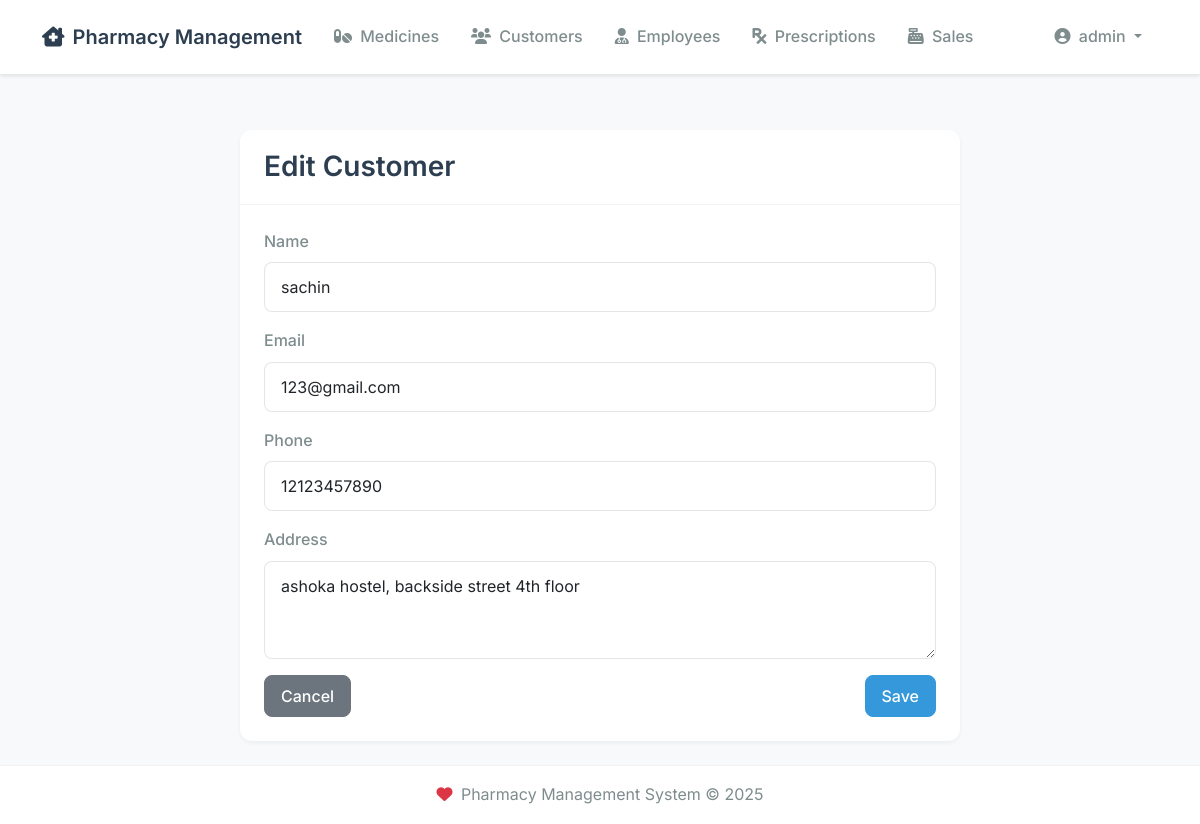
Page /customers/1/edit (signed in) on the committed database.
### models.py (models this page shows, shortened)
class User(UserMixin, db.Model):
    __tablename__ = 'user'
    id = db.Column(db.Integer, primary_key=True)
    username = db.Column(db.String(80), unique=True, nullable=False)
    email = db.Column(db.String(120), unique=True, nullable=False)
    password_hash = db.Column(db.String(128))
    is_admin = db.Column(db.Boolean, default=False)
    created_at = db.Column(db.DateTime, nullable=False, default=datetime.utcnow)
    updated_at = db.Column(db.DateTime, nullable=False, default=datetime.utcnow, onupdate=datetime.utcnow)

class Customer(db.Model):
    __tablename__ = 'customer'
    id = db.Column(db.Integer, primary_key=True)
    name = db.Column(db.String(100), nullable=False)
    email = db.Column(db.String(120), unique=True, nullable=False)
    phone = db.Column(db.String(20), nullable=False)
    address = db.Column(db.Text, nullable=False)
    created_at = db.Column(db.DateTime, nullable=False, default=datetime.utcnow)
    updated_at = db.Column(db.DateTime, nullable=False, default=datetime.utcnow, onupdate=datetime.utcnow)
    __table_args__ = (
        db.Index('idx_customer_name', 'name'),
        db.Index('idx_customer_phone', 'phone'),
    )
    sales = db.relationship('Sale', back_populates='customer', lazy='dynamic')
    prescriptions = db.relationship('Prescription', back_populates='customer', lazy='dynamic')

### routes/main.py (the view, shortened to what this page needs)
@main.route('/customers/<int:id>/edit', methods=['GET', 'POST'])
@login_required
def edit_customer(id):
    customer = Customer.query.get_or_404(id)
    form = CustomerForm(obj=customer)
    return render_template('customer_form.html', form=form, title='Edit Customer')

### forms.py
class CustomerForm(FlaskForm):
    name = StringField('Name', validators=[DataRequired()])
    email = EmailField('Email', validators=[DataRequired(), Email()])
    phone = TelField('Phone', validators=[DataRequired()])
    address = TextAreaField('Address', validators=[DataRequired()])

### extensions.py (called while the page is built)
@login_manager.user_loader
def load_user(user_id):
    from models import User  # Import here to avoid circular imports
    return User.query.get(int(user_id))

### templates/customer_form.html (shortened to what this page needs)
{% extends "base.html" %}
{% block content %}
<div class="container">
    <div class="row justify-content-center">
        <div class="col-md-8">
            <div class="card">
                <div class="card-header">
                    <h3 class="card-title mb-0">{{ title }}</h3>
                </div>
                <div class="card-body">
                    <form method="POST">
                        <div class="mb-3">
                            {{ form.name.label(class="form-label") }}
                            {{ form.name(class="form-control") }}
                        </div>
                        <div class="mb-3">
                            {{ form.email.label(class="form-label") }}
                            {{ form.email(class="form-control") }}
                        </div>
                        <div class="mb-3">
                            {{ form.phone.label(class="form-label") }}
                            {{ form.phone(class="form-control") }}
                        </div>
                        <div class="mb-3">
                            {{ form.address.label(class="form-label") }}
                            {{ form.address(class="form-control", rows=3) }}
                        </div>
                        <div class="d-flex justify-content-between">
                            <a href="{{ url_for('main.customers') }}" class="btn btn-secondary">Cancel</a>
                            <button type="submit" class="btn btn-primary">Save</button>
                        </div>
                    </form>
                </div>
            </div>
        </div>
    </div>
</div>
{% endblock %}

### templates/base.html (shortened to what this page needs)
<!DOCTYPE html>
<html lang="en">
<head>
    <link href="https://cdn.jsdelivr.net/npm/bootstrap@5.1.3/dist/css/bootstrap.min.css" rel="stylesheet">
    <link href="https://cdnjs.cloudflare.com/ajax/libs/font-awesome/6.0.0/css/all.min.css" rel="stylesheet">
    <link href="{{ url_for('static', filename='css/style.css') }}" rel="stylesheet">
</head>
<body>
    <nav class="navbar navbar-expand-lg navbar-light">
        <div class="container">
            <a class="navbar-brand" href="{{ url_for('main.index') }}">
                <i class="fas fa-clinic-medical me-2"></i>Pharmacy Management
            </a>
            <div class="collapse navbar-collapse" id="navbarNav">
                <ul class="navbar-nav me-auto">
                    <li class="nav-item">
                        <a class="nav-link {% if request.endpoint == 'main.medicines' %}active{% endif %}" href="{{ url_for('main.medicines') }}">
                            <i class="fas fa-pills me-1"></i> Medicines
                        </a>
                    </li>
                    <li class="nav-item">
                        <a class="nav-link {% if request.endpoint == 'main.customers' %}active{% endif %}" href="{{ url_for('main.customers') }}">
                            <i class="fas fa-users me-1"></i> Customers
                        </a>
                    </li>
                    <li class="nav-item">
                        <a class="nav-link {% if request.endpoint == 'main.employees' %}active{% endif %}" href="{{ url_for('main.employees') }}">
                            <i class="fas fa-user-md me-1"></i> Employees
                        </a>
                    </li>
                    <li class="nav-item">
                        <a class="nav-link {% if request.endpoint == 'main.prescriptions' %}active{% endif %}" href="{{ url_for('main.prescriptions') }}">
                            <i class="fas fa-prescription me-1"></i> Prescriptions
                        </a>
                    </li>
                    <li class="nav-item">
                        <a class="nav-link {% if request.endpoint == 'main.sales' %}active{% endif %}" href="{{ url_for('main.sales') }}">
                            <i class="fas fa-cash-register me-1"></i> Sales
                        </a>
                    </li>
                </ul>
                {% if current_user.is_authenticated %}
                <ul class="navbar-nav">
                    <li class="nav-item dropdown">
                        <a class="nav-link dropdown-toggle" href="#" id="navbarDropdown" role="button" data-bs-toggle="dropdown">
                            <i class="fas fa-user-circle me-1"></i> {{ current_user.username }}
                        </a>
                    </li>
                </ul>
                {% endif %}
            </div>
        </div>
    </nav>
    <div class="container mt-4">
        {% block content %}{% endblock %}
    </div>
    <footer class="footer mt-auto py-3">
        <div class="container text-center">
            <span class="text-muted">
                <i class="fas fa-heart text-danger me-1"></i>
                Pharmacy Management System &copy; {{ now().year }}
            </span>
        </div>
    </footer>
</body>
</html>

### static/css/style.css (style rules this page uses)
.navbar { margin-bottom: 1rem; }
body { min-height: 100vh; display: flex; flex-direction: column; }
.footer { margin-top: auto; }
.form-label { font-weight: 500; }
.card { margin-bottom: 1rem; box-shadow: 0 0.125rem 0.25rem rgba(0, 0, 0, 0.075); }
.card-header { background-color: #f8f9fa; border-bottom: 1px solid rgba(0, 0, 0, 0.125); }
.navbar { margin-bottom: 2rem; }
.nav-link { padding: 0.5rem 1rem; }
.text-muted { color: #6c757d !important; }
.mt-4 { margin-top: 1.5rem !important; }
.btn { display: inline-flex; align-items: center; gap: 0.5rem; }
:root { --primary-color: #2c3e50; --secondary-color: #3498db; --accent-color: #e74c3c; --background-color: #f8f9fa; --card-background: #ffffff; --text-primary: #2c3e50; --text-secondary: #7f8c8d; --success-color: #27ae60; --warning-color: #f1c40f; --danger-color: #e74c3c; }
body { font-family: 'Inter', -apple-system, BlinkMacSystemFont, 'Segoe UI', Roboto, Oxygen, Ubuntu, Cantarell, sans-serif; color: var(--text-primary); background-color: var(--background-color); line-height: 1.6; }
.navbar { box-shadow: 0 2px 4px rgba(0, 0, 0, 0.1); background-color: var(--card-background) !important; padding: 1rem 0; }
.navbar-brand { color: var(--primary-color) !important; font-weight: 600; font-size: 1.25rem; }
.navbar-nav .nav-link { color: var(--text-secondary) !important; font-weight: 500; padding: 0.5rem 1rem !important; transition: all 0.3s ease; }
.card { border: none; border-radius: 12px; box-shadow: 0 2px 4px rgba(0, 0, 0, 0.05); transition: transform 0.2s ease, box-shadow 0.2s ease; background: var(--card-background); margin-bottom: 1.5rem; }
.card-header { background-color: transparent; border-bottom: 1px solid rgba(0, 0, 0, 0.05); padding: 1.25rem 1.5rem; }
.card-body { padding: 1.5rem; }
.card-title { color: var(--primary-color); font-weight: 600; margin-bottom: 0.75rem; }
.btn { border-radius: 8px; padding: 0.5rem 1rem; font-weight: 500; transition: all 0.3s ease; }
.btn-primary { background-color: var(--secondary-color); border-color: var(--secondary-color); }
.form-control { border-radius: 8px; border: 1px solid rgba(0, 0, 0, 0.1); padding: 0.75rem 1rem; transition: all 0.3s ease; }
.form-label { font-weight: 500; color: var(--text-secondary); margin-bottom: 0.5rem; }
.footer { background-color: var(--card-background) !important; border-top: 1px solid rgba(0, 0, 0, 0.05); padding: 1.5rem 0; margin-top: 3rem; }
.footer .text-muted { color: var(--text-secondary) !important; }

### rows in the picture
User: username "admin"
Customer: name "sachin", email "123@gmail.com", phone "12123457890", address "ashoka hostel, backside street 4th floor"

### other values in the picture
{{ title }} "Edit Customer"
